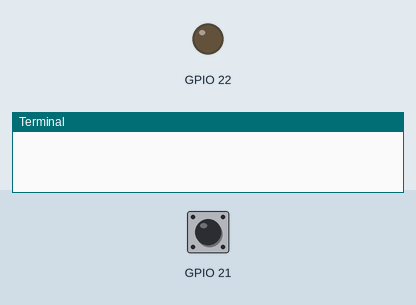
Recording of a program running on a simulated Raspberry Pi (BCM pin numbers). On the bench: output pins drawn as LEDs (lit = HIGH), the last lines printed to the terminal. The test bench sets the inputs (shaded band); at power-on: GPIO 21 LOW.

Above: at 1.2 s.
1.3 s: GPIO 21 pulled HIGH for 0.15 s
At 2.6 s:
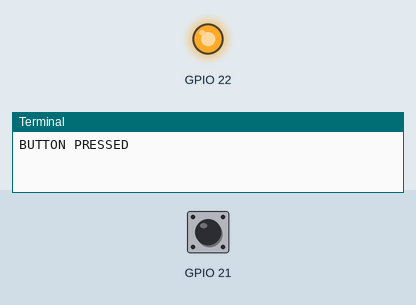
4.4 s: GPIO 21 pulled HIGH for 1 s
At 8.2 s:
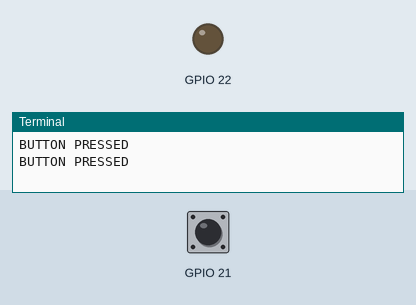
8.4 s: GPIO 21 pulled HIGH for 3.2 s
At 9.2 s:
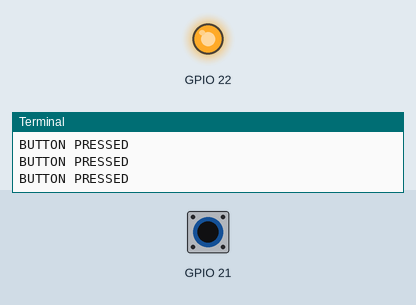
Timing chart, 0 to 15.9 s (numbered marks = the images above; inputs shaded):
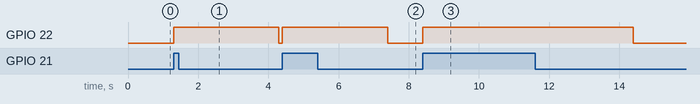

The program:

produkt.py
```python
import RPi.GPIO as GPIO
GPIO.setmode(GPIO.BCM)
GPIO.setup(21, GPIO.IN, pull_up_down=GPIO.PUD_DOWN)
GPIO.setup(22, GPIO.OUT)
import time
while True:
    if GPIO.input(21):
        print("BUTTON PRESSED")
        GPIO.output(22, GPIO.HIGH)
        time.sleep(3)
        GPIO.output(22, GPIO.LOW)
```

Measured:
- after the input at 1.3 s, GPIO 22: LOW → HIGH at once, → LOW 3.0 s later
- after the input at 4.4 s, GPIO 22: LOW → HIGH at once, → LOW 3.0 s later
- after the input at 8.4 s, GPIO 22: LOW → HIGH at once, → LOW 6.0 s later
